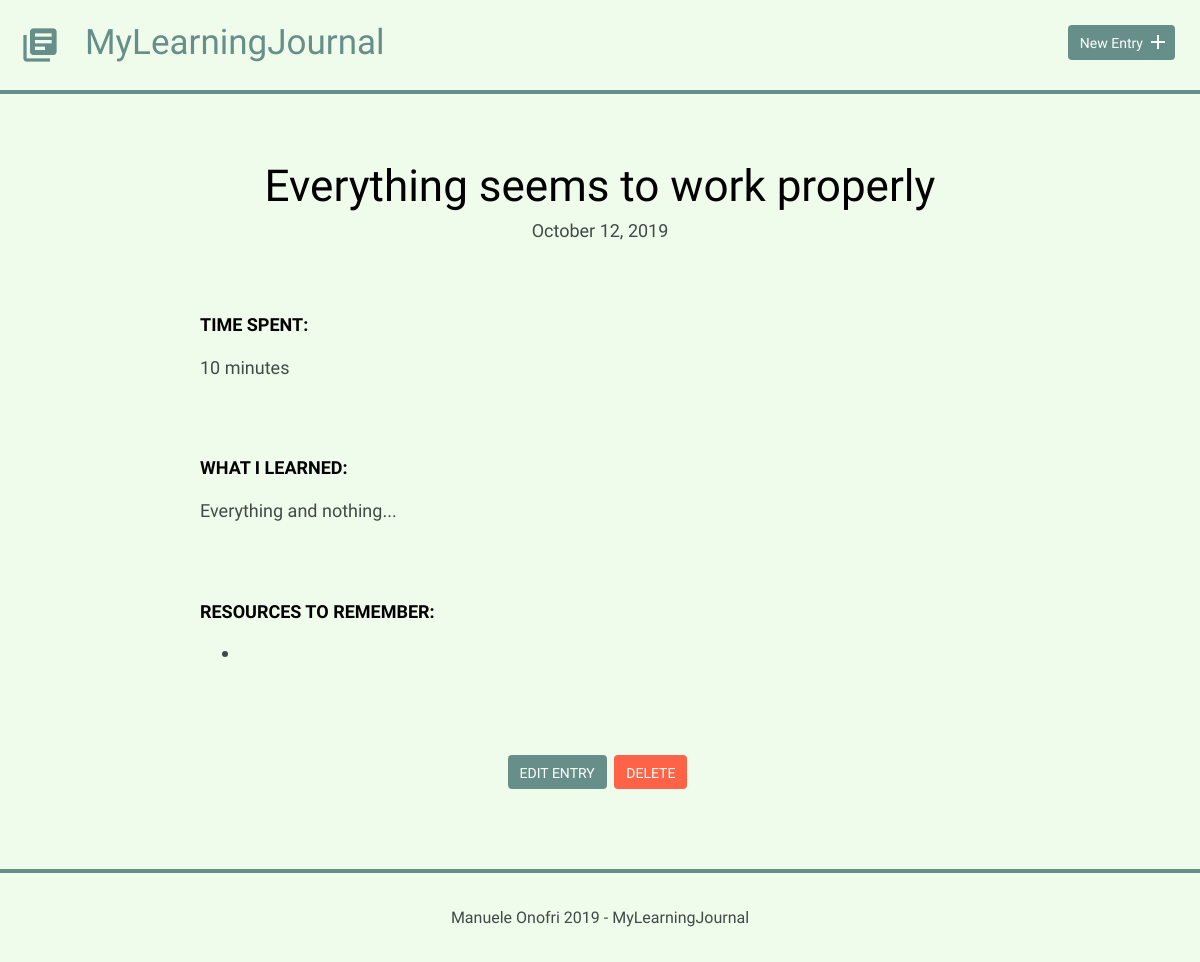
/detail.php?id=7, run on an earlier commit of the app's database.
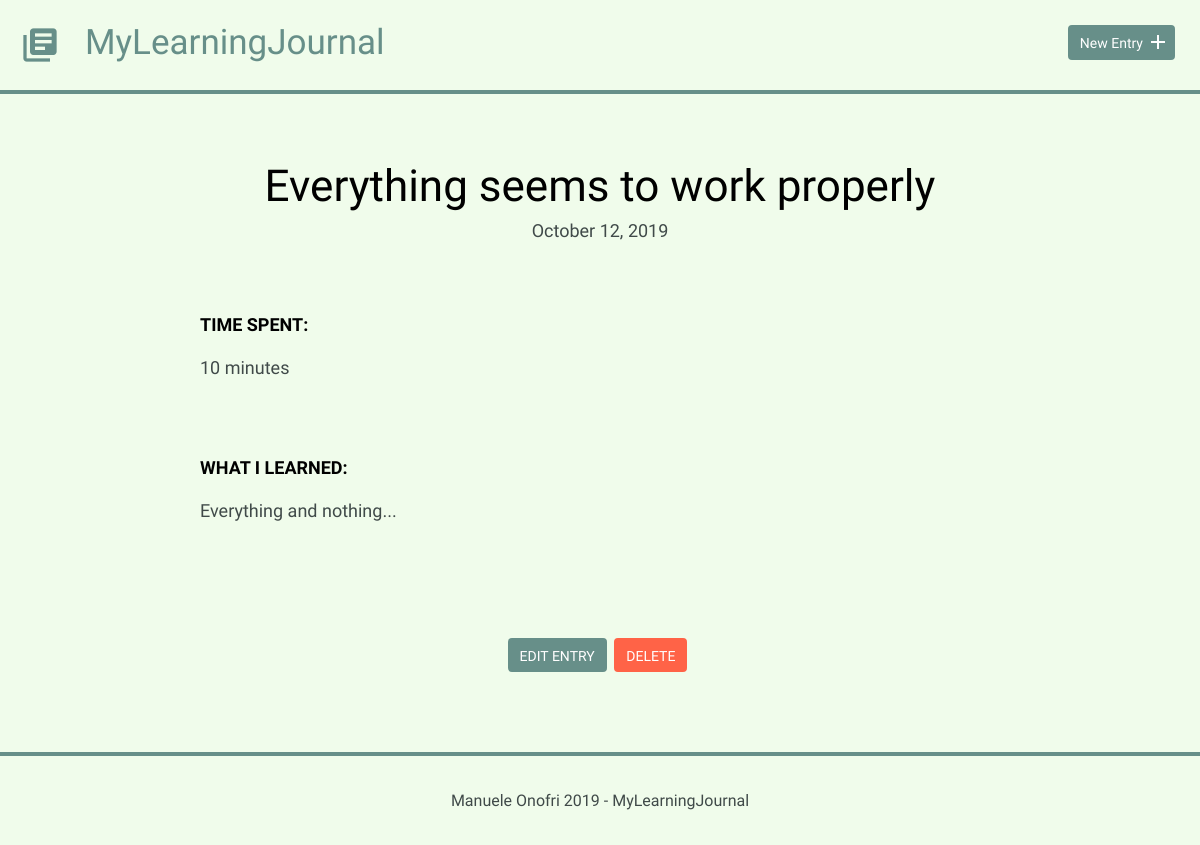
And on a later commit of the database.
### tables this page shows
CREATE TABLE "entries" (
	`id`	INTEGER,
	`title`	TEXT,
	`date`	TEXT,
	`time_spent`	INTEGER,
	`learned`	BLOB,
	`resources`	BLOB,
	PRIMARY KEY(`id`)
);

### inc/functions.php (called while the page is built, shortened)
<?php
function get_entry($entry_id) {
    include('connection.php');
    try {
       $result = $db->prepare('SELECT * FROM entries WHERE id = ?');
       $result->bindValue(1, $entry_id, PDO::PARAM_INT);
       $result->execute();
    } catch (Exception $e) {
       $e->getMessage();
    }
    $entry = $result->fetch();
    return $entry;
}

### detail.php (the view, shortened to what this page needs)
<?php
include('inc/functions.php');
if (isset($_GET['id'])) {
    $entry_id = filter_input(INPUT_GET, 'id', FILTER_SANITIZE_NUMBER_INT);
    $entry = get_entry($entry_id);
}
include('inc/header.php');
?>
                <div class="entry-list single">
                    <article>
                        <h1><?php echo $entry['title']; ?></h1>
                        <time datetime="<?php echo $entry['date']; ?>">
                            <?php echo strftime("%B %e, %G", strtotime($entry['date'])); ?>
                        </time>
                        <div class="entry">
                            <h3>Time Spent: </h3>
                            <p><?php echo $entry['time_spent']; ?></p>
                        </div>
                        <div class="entry">
                            <h3>What I Learned:</h3>
                            <p><?php echo $entry['learned']; ?></p>
                        </div>
                        <?php if (!empty($entry['resources'])) {
                            $resources = explode(", ", $entry['resources']);
                            echo '<div class="entry">';
                            echo "<h3>Resources to Remember:</h3>";
                            echo "<ul>";
                            foreach ($resources as $resource) {
                                echo "<li>$resource</li>";
                            }
                            echo "</ul>";
                            echo "</div";
                        } ?>
                    </article>
                </div>
                <div class="edit">
                    <a class="button" href="edit.php?id=<?php echo $entry['id']; ?>">Edit Entry</a>
                    <form method='post' action='detail.php' onsubmit="return confirm('Are you sure you want to delete this task?')">
                        <input type='submit' class='button button-delete' value='delete' />
                    </form>
                </div>
<?php
include('inc/footer.php');
?>

### inc/header.php (shortened to what this page needs)
<!DOCTYPE html>
<html>
    <head>
        <link rel="stylesheet" href="css/normalize.css">
        <link rel="stylesheet" href="css/site.css">
    </head>
    <body>
        <header>
            <div class="container">
                <div class="site-header">
                    <a class="logo" href="index.php">
                        <i class="material-icons">library_books</i>
                        <h2> MyLearningJournal</h2>
                    </a>
                    <a class="button icon-right" href="new.php"><span>New Entry</span> <i class="material-icons">add</i></a>
                </div>
            </div>
        </header>
        <section>
            <div class="main-content">

### inc/footer.php
            </div>
        </section>
        <footer>
            <div>
                 Manuele Onofri <?php echo date('Y'); ?> - MyLearningJournal
            </div>
        </footer>
    </body>
</html>

### css/site.css (style rules this page uses)
body { font-size: 16px; color: #404a49; font-family: 'Cousine', serif; font-weight: 400; background-color: rgb(240, 252, 235); }
header .container { margin: 0 auto; padding: 0 25px; border-bottom: solid 4px #678f89;; }
header .site-header { margin: 0 auto; height: 90px; display: flex; justify-content: space-between; }
header .logo { display: flex; text-decoration: none; }
header .logo i, header .logo h2 { color: #678f89; margin: 25px 0 0 -5px; font-size: 40px; }
header .logo h2 { margin-left: 25px; font-size: 35px; }
header .button { margin: 35px 0 20px; }
footer { text-align: center; padding: 35px 0; border-top: 4px solid #678f89; }
.button { padding: 8px 10px 6px 10px; background: #678f89; border: 2px solid #678f89; border-radius: 4px; text-decoration: none; color: #FFF; position: relative; text-align: center; font-size: 14px; }
.button.icon-right { padding-right: 30px; top: -10px; }
.button.icon-right i { position: absolute; top: 3px; right: 3px; }
.button-delete { text-transform: uppercase; background-color: tomato; border-color: tomato; }
h1, h2, h3 { margin: 0; font-weight: 400; line-height: 1em; color: #000; }
h1 { font-size: 44px; margin-bottom: 12px; }
h2 { font-size: 32px; }
h3 { font-size: 18px; font-family: 'Work Sans', serif; font-weight: 600; text-transform: uppercase; }
p { line-height: 1.8em; font-size: 18px; }
.entry-list, .edit-entry, .new-entry { max-width: 800px; margin: 0 auto; padding: 70px 0 150px 0; }
.entry-list article { margin-bottom: 70px; text-align: center; }
.entry-list article:last-child { margin-bottom: 0; }
.entry-list.single { padding-bottom: 70px; }
.entry-list.single time { font-size: 18px; }
.entry { max-width: 800px; margin: 75px auto 0 auto; text-align: left; }
.entry p { margin-bottom: 40px; }
.edit { padding-bottom: 80px; margin: 0 auto; width: 200px; display: flex; justify-content: space-evenly; }
.edit a { font-weight: 400; text-transform: uppercase; font-size: 14px; }
input[type=submit] { margin-right: 5px; }
ul li { line-height: 1.8em; font-size: 18px; }

What changed in the data, as far as the page shows it:
changed entries "Everything seems to work properly": resources "                        " → empty (drawn)
Also different on the page:
text no longer shown: "RESOURCES TO REMEMBER:"
